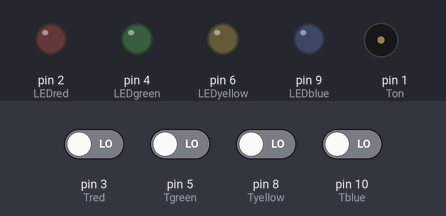
Recording of a sketch running on a simulated Arduino Uno, built with avr-gcc and run on an emulated ATmega328P. Parts: output pins drawn as LEDs (lit = HIGH), buzzer (waves = sounding). The test bench sets the inputs (shaded band); at power-on: pin 3 (Tred), pin 5 (Tgreen), pin 8 (Tyellow), pin 10 (Tblue) LOW.

Above: at 1.2 s.
1.3 s: pin 3 (Tred) driven HIGH
At 2.7 s:
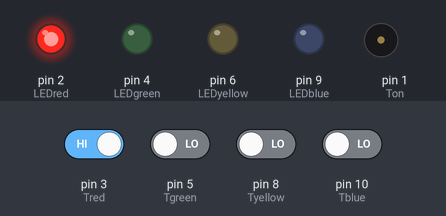
4.3 s: pin 10 (Tblue) driven HIGH
At 7.2 s:
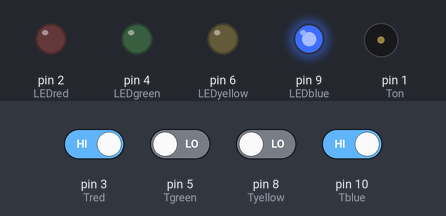
7.3 s: pin 10 (Tblue) driven LOW
At 9.2 s:
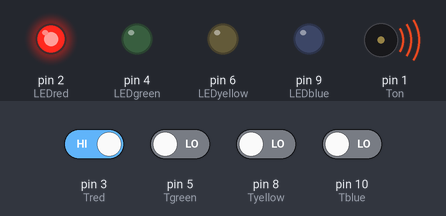
10.3 s: pin 3 (Tred) driven LOW
At 12.3 s:
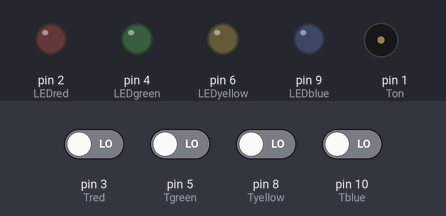
12.8 s: pin 5 (Tgreen) driven HIGH
At 13.8 s:
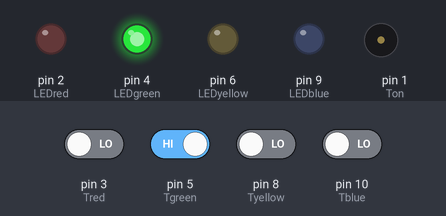
15.8 s: pin 5 (Tgreen) driven LOW and pin 8 (Tyellow) driven HIGH
At 18.8 s:
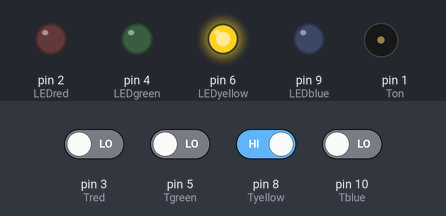
Timing chart, 0 to 19.8 s (numbered marks = the images above; inputs shaded):
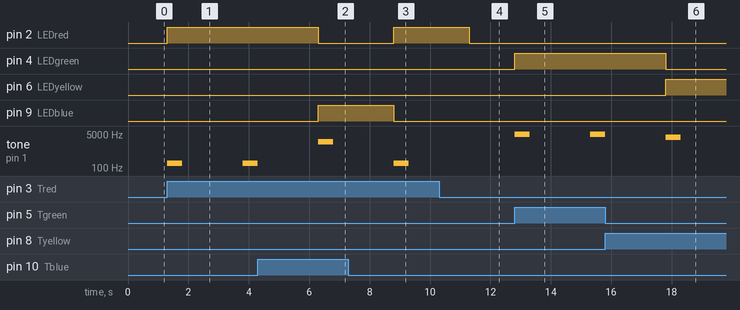

Measured:
- after the input at 1.3 s, pin 2 (LEDred): LOW → HIGH at once; tone on pin 1 (Ton): silent → 175 Hz at once, → silent 0.50 s later, → 175 Hz 2.0 s later
- after the input at 4.3 s, pin 2 (LEDred): HIGH → LOW after 2.0 s; pin 9 (LEDblue): LOW → HIGH after 2.0 s
- after the input at 7.3 s, pin 2 (LEDred): LOW → HIGH after 1.5 s; pin 9 (LEDblue): HIGH → LOW after 1.5 s
- after the input at 10.3 s, pin 2 (LEDred): HIGH → LOW after 1.0 s; tone on pin 1 (Ton): stays silent (without the input it goes to 175 Hz after 1.0 s)
- after the input at 12.8 s, pin 4 (LEDgreen): LOW → HIGH at once; tone on pin 1 (Ton): silent → 4978 Hz at once, → silent 0.50 s later, → 4978 Hz 2.0 s later
- after the input at 15.8 s, pin 4 (LEDgreen): HIGH → LOW after 2.0 s; pin 6 (LEDyellow): LOW → HIGH after 2.0 s

The sketch:

debug.ino
```cpp
// Variablen deffinition LED 4 Farben + Taster 4x
int LEDblue= 9;
int LEDred=2;
int LEDgreen=4;
int LEDyellow=6;
int Tblue=10;
int Tred=3;
int Tgreen=5;
int Tyellow=8;
int Ton = 1;
int TonHigh=0;
void setup() {
  // put your setup code here, to run once:
  pinMode(LEDblue,OUTPUT);
  pinMode(LEDred, OUTPUT);
  pinMode(LEDgreen, OUTPUT);
  pinMode(LEDyellow, OUTPUT);
  pinMode(Tblue,INPUT);
  pinMode(Tred,INPUT);
  pinMode(Tgreen,INPUT);
  pinMode(Tyellow,INPUT);
  pinMode(Ton, OUTPUT);

}

void loop() {
  // put your main code here, to run repeatedly:
testTaster();

}
void testTaster(){
    if(digitalRead(Tblue) == HIGH){
      TonHigh = 2093;
      LED(LEDblue);
    }
    else if (digitalRead(Tred)==HIGH){
      TonHigh = 175;
      LED(LEDred);
      }
      else if(digitalRead(Tgreen)==HIGH){
        TonHigh = 4978;
          LED(LEDgreen);
        }
        else if(digitalRead(Tyellow)==HIGH){
          TonHigh = 3520;
          LED(LEDyellow);
          }
  }

void LED(int LedId){
  digitalWrite(LedId,HIGH);
  tone(Ton,TonHigh);
  delay(500);
  noTone(Ton);
  delay(2000);
  digitalWrite(LedId,LOW);
  }
```
